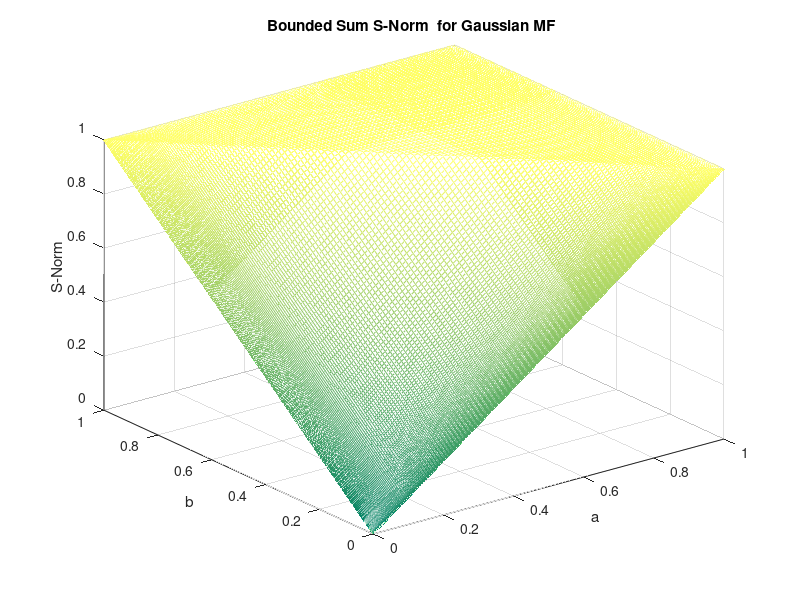

Recreate this plot in MATLAB.
%  Shahab Sotudian--94125091
%  Bounded Sum S-Norm 
clear
clc
z=[];
disp('*** Bounded Sum S-Norm  for Gaussian membership function ***')
disp('***Assumption: X belong to [0,50]  ***')
disp('Enter the parameter of first Gaussian membership function sigma and mean  ***')
sigma1=input('Enter the amount of  sigma ');
c1=input('Enter the amount of  mean ');
disp('Enter the parameter of second Gaussian membership function sigma and mean  ***')
sigma2=input('Enter the amount of  sigma ');
c2=input('Enter the amount of  mean ');

% 1st Gaussian membership function
x1=0:0.1:50;
y1 = exp(-(x1 - c1).^2/(2*sigma1^2));
% 2nd Gaussian membership function
x2=0:0.1:50;
y2 = exp(-(x2 - c2).^2/(2*sigma2^2));

%  Bounded Sum S-Norm 
[Y1,Y2]=meshgrid(y1,y2);
s=(Y1)+(Y2);
z=min(1,s);

% plotting
mesh(Y1,Y2,z)
xlabel('a')
ylabel('b')
zlabel('S-Norm')
title('Bounded Sum S-Norm  for Gaussian MF ');
colormap summer

   
